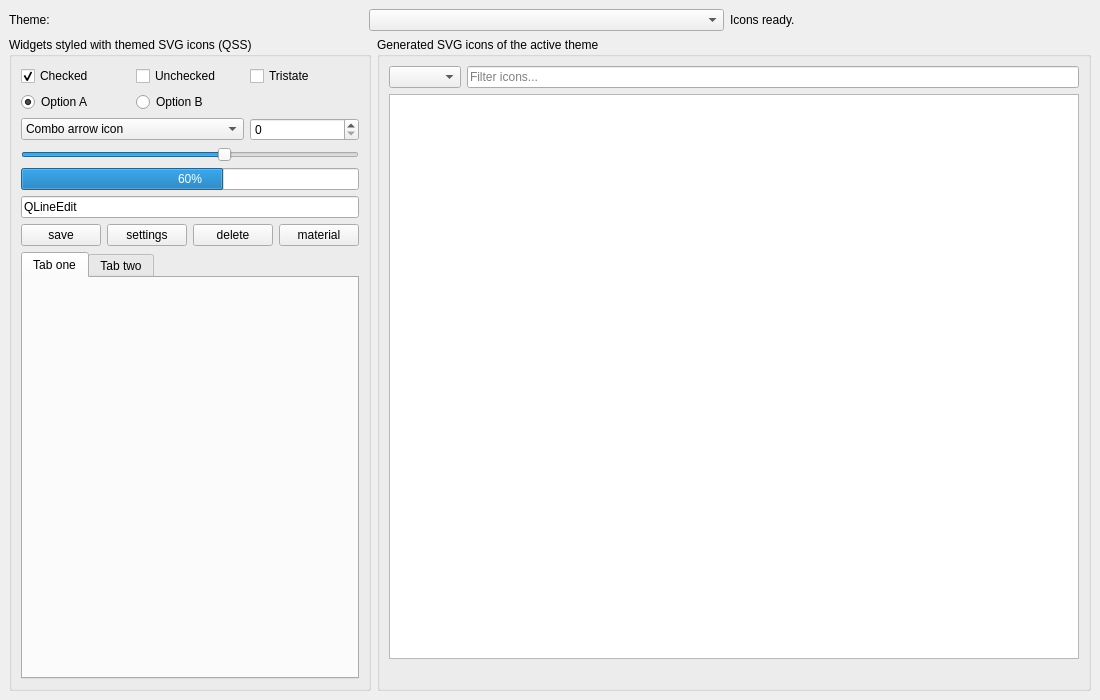
<?xml version="1.0" encoding="UTF-8"?>
<ui version="4.0">
 <class>MainWindow</class>
 <widget class="QMainWindow" name="MainWindow">
  <property name="geometry">
   <rect>
    <x>0</x>
    <y>0</y>
    <width>1100</width>
    <height>700</height>
   </rect>
  </property>
  <property name="windowTitle">
   <string>SVG Theme Icons - Interactive Test</string>
  </property>
  <widget class="QWidget" name="centralwidget">
   <layout class="QVBoxLayout" name="rootLayout">
    <item>
     <layout class="QHBoxLayout" name="topBar">
      <item>
       <widget class="QLabel" name="themeLabel">
        <property name="text">
         <string>Theme:</string>
        </property>
       </widget>
      </item>
      <item>
       <widget class="QComboBox" name="themeSelector"/>
      </item>
      <item>
       <widget class="QLabel" name="timingLabel">
        <property name="text">
         <string>Icons ready.</string>
        </property>
       </widget>
      </item>
      <item>
       <spacer name="topSpacer">
        <property name="orientation">
         <enum>Qt::Horizontal</enum>
        </property>
       </spacer>
      </item>
     </layout>
    </item>
    <item>
     <layout class="QHBoxLayout" name="body">
      <item>
       <widget class="QGroupBox" name="widgetsPanel">
        <property name="title">
         <string>Widgets styled with themed SVG icons (QSS)</string>
        </property>
        <layout class="QGridLayout" name="widgetsGrid">
         <item row="0" column="0">
          <widget class="QCheckBox" name="checkBoxChecked">
           <property name="text">
            <string>Checked</string>
           </property>
           <property name="checked">
            <bool>true</bool>
           </property>
          </widget>
         </item>
         <item row="0" column="1">
          <widget class="QCheckBox" name="checkBoxUnchecked">
           <property name="text">
            <string>Unchecked</string>
           </property>
          </widget>
         </item>
         <item row="0" column="2">
          <widget class="QCheckBox" name="checkBoxTristate">
           <property name="text">
            <string>Tristate</string>
           </property>
           <property name="tristate">
            <bool>true</bool>
           </property>
          </widget>
         </item>
         <item row="1" column="0">
          <widget class="QRadioButton" name="radioA">
           <property name="text">
            <string>Option A</string>
           </property>
           <property name="checked">
            <bool>true</bool>
           </property>
          </widget>
         </item>
         <item row="1" column="1">
          <widget class="QRadioButton" name="radioB">
           <property name="text">
            <string>Option B</string>
           </property>
          </widget>
         </item>
         <item row="2" column="0" colspan="2">
          <widget class="QComboBox" name="sampleCombo">
           <item>
            <property name="text">
             <string>Combo arrow icon</string>
            </property>
           </item>
           <item>
            <property name="text">
             <string>Item 2</string>
            </property>
           </item>
           <item>
            <property name="text">
             <string>Item 3</string>
            </property>
           </item>
          </widget>
         </item>
         <item row="2" column="2">
          <widget class="QSpinBox" name="sampleSpin"/>
         </item>
         <item row="3" column="0" colspan="3">
          <widget class="QSlider" name="sampleSlider">
           <property name="orientation">
            <enum>Qt::Horizontal</enum>
           </property>
           <property name="value">
            <number>60</number>
           </property>
          </widget>
         </item>
         <item row="4" column="0" colspan="3">
          <widget class="QProgressBar" name="sampleProgress">
           <property name="value">
            <number>60</number>
           </property>
          </widget>
         </item>
         <item row="5" column="0" colspan="3">
          <widget class="QLineEdit" name="sampleEdit">
           <property name="text">
            <string>QLineEdit</string>
           </property>
          </widget>
         </item>
         <item row="6" column="0" colspan="3">
          <layout class="QHBoxLayout" name="iconButtonsRow">
           <item>
            <widget class="QPushButton" name="saveBtn">
             <property name="text">
              <string>save</string>
             </property>
             <property name="icon">
              <iconset resource="../Qss/icons/_icons.qrc">
               <normaloff>:/feather/icons/feather/save.svg</normaloff>:/feather/icons/feather/save.svg</iconset>
             </property>
            </widget>
           </item>
           <item>
            <widget class="QPushButton" name="settingsBtn">
             <property name="text">
              <string>settings</string>
             </property>
             <property name="icon">
              <iconset resource="../Qss/icons/_icons.qrc">
               <normaloff>:/feather/icons/feather/settings.svg</normaloff>:/feather/icons/feather/settings.svg</iconset>
             </property>
            </widget>
           </item>
           <item>
            <widget class="QPushButton" name="deleteBtn">
             <property name="text">
              <string>delete</string>
             </property>
             <property name="icon">
              <iconset resource="../Qss/icons/_icons.qrc">
               <normaloff>:/feather/icons/feather/trash-2.svg</normaloff>:/feather/icons/feather/trash-2.svg</iconset>
             </property>
            </widget>
           </item>
           <item>
            <widget class="QPushButton" name="materialBtn">
             <property name="text">
              <string>material</string>
             </property>
             <property name="icon">
              <iconset resource="../Qss/icons/_icons.qrc">
               <normaloff>:/material_design/icons/material_design/blur_on.svg</normaloff>:/material_design/icons/material_design/blur_on.svg</iconset>
             </property>
            </widget>
           </item>
          </layout>
         </item>
         <item row="7" column="0" colspan="3">
          <widget class="QTabWidget" name="tabWidget">
           <widget class="QWidget" name="tabOne">
            <attribute name="icon">
             <iconset resource="../Qss/icons/_icons.qrc">
              <normaloff>:/feather/icons/feather/home.svg</normaloff>:/feather/icons/feather/home.svg</iconset>
            </attribute>
            <attribute name="title">
             <string>Tab one</string>
            </attribute>
           </widget>
           <widget class="QWidget" name="tabTwo">
            <attribute name="icon">
             <iconset resource="../Qss/icons/_icons.qrc">
              <normaloff>:/feather/icons/feather/star.svg</normaloff>:/feather/icons/feather/star.svg</iconset>
            </attribute>
            <attribute name="title">
             <string>Tab two</string>
            </attribute>
           </widget>
          </widget>
         </item>
        </layout>
       </widget>
      </item>
      <item>
       <widget class="QGroupBox" name="browserPanel">
        <property name="title">
         <string>Generated SVG icons of the active theme</string>
        </property>
        <layout class="QVBoxLayout" name="browserLayout">
         <item>
          <layout class="QHBoxLayout" name="browserControls">
           <item>
            <widget class="QComboBox" name="packSelector"/>
           </item>
           <item>
            <widget class="QLineEdit" name="filterEdit">
             <property name="placeholderText">
              <string>Filter icons...</string>
             </property>
            </widget>
           </item>
          </layout>
         </item>
         <item>
          <widget class="QListWidget" name="iconList">
           <property name="viewMode">
            <enum>QListView::IconMode</enum>
           </property>
           <property name="resizeMode">
            <enum>QListView::Adjust</enum>
           </property>
           <property name="uniformItemSizes">
            <bool>true</bool>
           </property>
           <property name="iconSize">
            <size>
             <width>28</width>
             <height>28</height>
            </size>
           </property>
          </widget>
         </item>
         <item>
          <widget class="QLabel" name="iconCountLabel">
           <property name="text">
            <string/>
           </property>
          </widget>
         </item>
        </layout>
       </widget>
      </item>
     </layout>
    </item>
   </layout>
  </widget>
 </widget>
 <resources>
  <include location="../Qss/icons/_icons.qrc"/>
 </resources>
 <connections/>
</ui>
